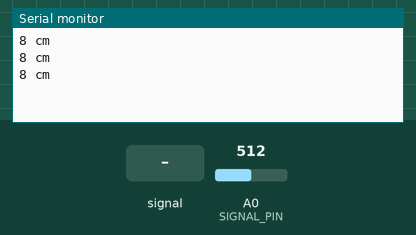
This sketch was run on a simulated Arduino Uno, built with avr-gcc and run on an emulated ATmega328P. On the bench: the last lines printed to the serial monitor. The test bench sets the inputs (shaded band); at power-on: A0 (SIGNAL_PIN) = 512.

Above: at 1.3 s.
1.4 s: A0 (SIGNAL_PIN) fed a 200 Hz sine of ±81 counts around its level
At 1.9 s:
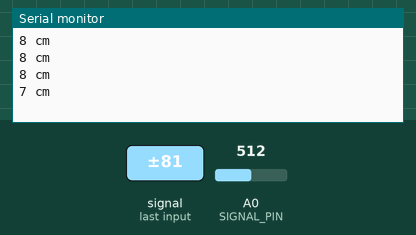
2.9 s: A0 (SIGNAL_PIN) set to 716
At 3.3 s:
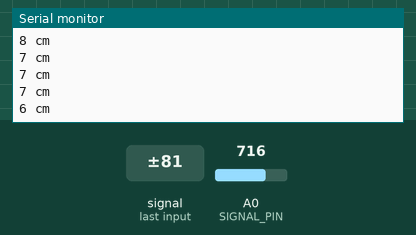
4.4 s: A0 (SIGNAL_PIN) fed a 1000 Hz sine of ±255 counts around its level
At 4.9 s:
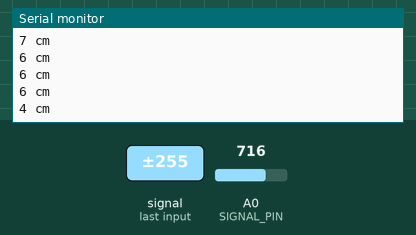
5.9 s: A0 (SIGNAL_PIN) set to 306
At 6.4 s:
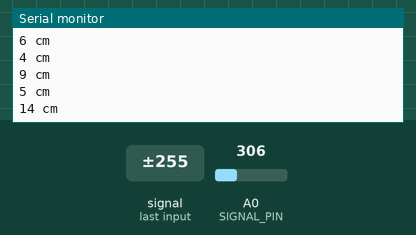
Timing chart, 0 to 8.4 s (numbered marks = the images above; inputs shaded):
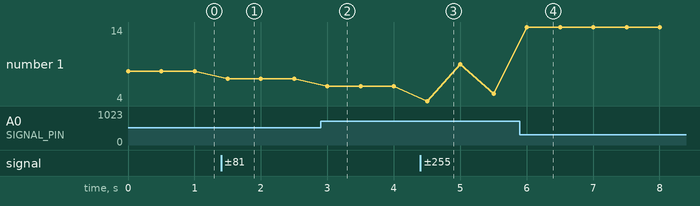

Measured:
- after the input at 1.4 s, the serial monitor: prints a new line after 0.10 s (image 1)
- after the input at 2.9 s, the serial monitor: prints a new line after 0.10 s (image 2)
- after the input at 4.4 s, the serial monitor: prints a new line after 0.10 s (image 3)
- after the input at 5.9 s, the serial monitor: prints a new line after 0.10 s (image 4)
- plotted number 1: 8 → 7 after the input at 1.4 s, 7 → 6 after the input at 2.9 s, 6 → 5 after the input at 4.4 s, 5 → 14 after the input at 5.9 s

The sketch:

INFRARED_SPEC1.ino
```cpp
#define SIGNAL_PIN    A0
// Measure the distance between IR and obstacle every 0.5s
int distance = 0;

void setup() {

  Serial.begin(9600);
  pinMode(SIGNAL_PIN, INPUT);
}

void loop() {
  int volt = map(analogRead(SIGNAL_PIN), 0, 1023, 0, 5000);
  distance = (21.61 / (volt - 0.1696)) * 1000;
  Serial.print(distance);
  Serial.println(" cm");
  delay(500);
}
```
